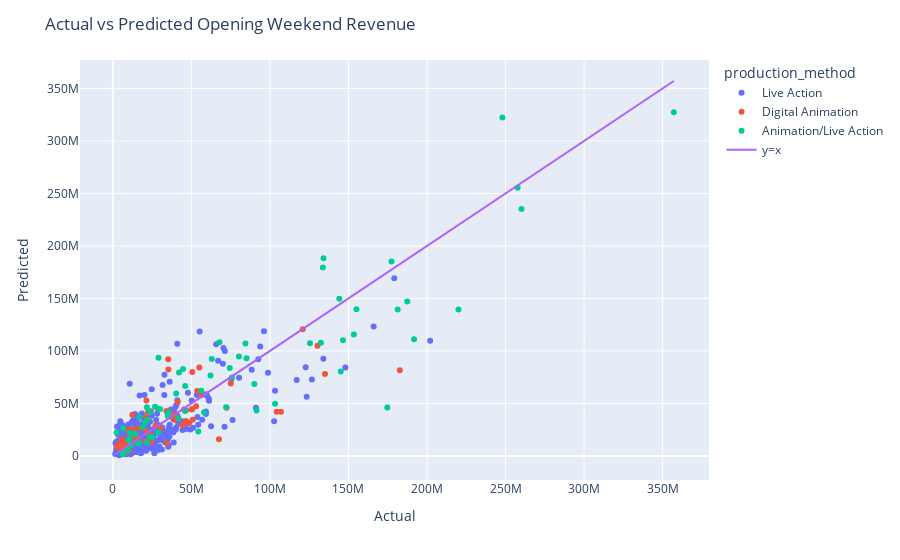

The notebook cell this image was saved under:
### Code cell
formula1 = "opening_wide_revenue ~ 0 + top_5_trailer_views + budget + wikipedia_pre_release_cumulative_views + wikipedia_pre_release_cumulative_views : in_franchise : production_method"
formula2 = "opening_wide_revenue ~ 0 + budget + wikipedia_pre_release_cumulative_views + wikipedia_pre_release_cumulative_views : in_franchise : production_method"
formula3 = "opening_wide_revenue ~ 0 + budget + wikipedia_pre_release_monday_views + wikipedia_pre_release_monday_views : in_franchise : production_method"

formula = formula2

model_simple_glm = smf.glm(formula=formula, data=X_train).fit()

pred_simple_glm = model_simple_glm.predict(X_test)

print("RMSE:", root_mean_squared_error(y_test, pred_simple_glm))
print(model_simple_glm.summary())

train_pred = model_simple_glm.predict(X_train)

training_data = pd.DataFrame(
    {
        "actual": y_train,
        "predicted": train_pred,
        "title": X_train["title"],
        "production_method": X_train["production_method"],
    }
)

# write to a file
training_data.to_csv("training_data.csv")

fig = px.scatter(training_data, x="actual", y="predicted", hover_name="title", color="production_method")
fig.add_trace(go.Scatter(x=training_data["actual"], y=training_data["actual"], mode="lines", name="y=x"))
fig.update_layout(title="Actual vs Predicted Opening Weekend Revenue", xaxis_title="Actual", yaxis_title="Predicted")

### Figure 1 — Plotly figure (JSON) as saved in the notebook; plotly's stock layout.template omitted (floating-point values rounded to 4 significant figures; data arrays with more than 128 entries replaced by an {"elided": "..."} marker saying what was removed)
{"data": [{"hovertemplate": "<b>%{hovertext}</b><br><br>production_method=Live Action<br>actual=%{x}<br>predicted=%{y}<extra></extra>", "hovertext": {"elided": "539 str values"}, "legendgroup": "Live Action", "marker": {"color": "#636efa", "symbol": "circle"}, "mode": "markers", "name": "Live Action", "orientation": "v", "showlegend": true, "type": "scatter", "x": {"elided": "539 int values"}, "xaxis": "x", "y": {"elided": "539 float values"}, "yaxis": "y"}, {"hovertemplate": "<b>%{hovertext}</b><br><br>production_method=Digital Animation<br>actual=%{x}<br>predicted=%{y}<extra></extra>", "hovertext": ["Hotel Transylvania 2", "The Peanuts Movie", "The Good Dinosaur", "Norm of the North", "Kung Fu Panda 3", "Zootopia", "Ratchet and Clank", "The Angry Birds Movie", "Finding Dory", "The Secret Life of Pets", "Ice Age: Collision Course", "Sausage Party", "Kubo and the Two Strings", "Storks", "Trolls", "Moana", "Sing", "The Lego Batman Movie", "Rock Dog", "The Boss Baby", "Smurfs: The Lost Village", "Captain Underpants: The First Epic Movie", "Cars 3", "Despicable Me 3", "The Emoji Movie", "The Nut Job 2: Nutty by Nature", "Ballerina", "The Lego Ninjago Movie", "My Little Pony: The Movie", "The Star", "Coco", "Ferdinand", "Early Man", "Sherlock Gnomes", "Isle of Dogs", "Incredibles 2", "Hotel Transylvania 3: Summer Vacation", "Teen Titans Go! To The Movies", "Smallfoot", "Dr. Seuss’ The Grinch", "Ralph Breaks The Internet", "Spider-Man: Into The Spider-Verse 3D", "The LEGO Movie 2: The Second Part", "How to Train Your Dragon: The Hidden World", "Wonder Park", "UglyDolls", "The Secret Life of Pets 2", "Toy Story 4", "The Angry Birds Movie 2", "Abominable", "The Addams Family", "Arctic Dogs", "Frozen II", "Spies in Disguise", "Onward", "The Croods: A New Age", "Demon Slayer: Kimetsu no Yaiba—The Movie: Mugen Train (劇場版「鬼滅の刃」 無限列車編)", "Spirit Untamed", "The Boss Baby: Family Business", "PAW Patrol: The Movie", "Encanto", "Sing 2", "The Bad Guys", "Lightyear", "Minions: The Rise of Gru", "Paws of Fury: The Legend of Hank", "DC League of Super Pets", "Strange World", "Puss in Boots: The Last Wish"], "legendgroup": "Digital Animation", "marker": {"color": "#EF553B", "symbol": "circle"}, "mode": "markers", "name": "Digital Animation", "orientation": "v", "showlegend": true, "type": "scatter", "x": [48464322, 44213073, 39155217, 6844137, 41282042, 75063401, 4869278, 38155177, 135060273, 104352905, 21373064, 34263534, 12608372, 21311407, 46581142, 56631401, 35258145, 53003468, 3704749, 50198902, 13210449, 23851539, 53688680, 72434025, 24531923, 8342311, 4730038, 20433071, 8885899, 9812674, 50802605, 13401586, 3190525, 10604774, 5475139, 182687905, 44076225, 10411189, 23045635, 67572855, 56237634, 35363376, 34115335, 55022245, 15853646, 8603407, 46652680, 120908065, 10354073, 20612100, 30300007, 2901335, 130263358, 13354798, 39119861, 9724200, 21144800, 6101050, 16000665, 13148340, 27206494, 22326230, 23950245, 50577961, 107010140, 6321423, 23003441, 12151384, 12429515], "xaxis": "x", "y": [31100000.0, 29830000.0, 34390000.0, 8199000.0, 51330000.0, 68930000.0, 6976000.0, 37590000.0, 78060000.0, 42040000.0, 52680000.0, 12070000.0, 12380000.0, 13550000.0, 43420000.0, 58340000.0, 92000000.0, 47320000.0, 10370000.0, 44380000.0, 24870000.0, 20900000.0, 61740000.0, 45860000.0, 13240000.0, 11460000.0, 6463000.0, 24940000.0, 3798000.0, 5218000.0, 34500000.0, 20380000.0, 10570000.0, 19390000.0, 15160000.0, 81480000.0, 29650000.0, 5198000.0, 14940000.0, 15960000.0, 57870000.0, 82370000.0, 42690000.0, 84120000.0, 17580000.0, 9090000.0, 33240000.0, 120800000.0, 25470000.0, 13810000.0, 26410000.0, 8260000.0, 104900000.0, 19100000.0, 39930000.0, 24660000.0, 36730000.0, 15840000.0, 26630000.0, 17980000.0, 29240000.0, 41260000.0, 42000000.0, 79930000.0, 42110000.0, 9090000.0, 19270000.0, 24720000.0, 39200000.0], "yaxis": "y"}, {"hovertemplate": "<b>%{hovertext}</b><br><br>production_method=Animation/Live Action<br>actual=%{x}<br>predicted=%{y}<extra></extra>", "hovertext": ["Goosebumps", "Alvin and the Chipmunks: The Road Chip", "Star Wars Ep. VII: The Force Awakens", "Deadpool", "The Jungle Book", "Keanu", "Alice Through the Looking Glass", "Teenage Mutant Ninja Turtles: Out of the Shadows", "The BFG", "Ghostbusters", "Suicide Squad", "Pete’s Dragon", "Miss Peregrine’s Home for Peculiar Children", "Middle School: The Worst Years of My Life", "Doctor Strange", "Fantastic Beasts and Where to Find Them", "Rogue One: A Star Wars Story", "Monster Trucks", "Beauty and the Beast", "Power Rangers", "Guardians of the Galaxy Vol 2", "Pirates of the Caribbean: Dead Men Tell No Tales", "Transformers: The Last Knight", "War for the Planet of the Apes", "Valerian and the City of a Thousand Planets", "Star Wars Ep. VIII: The Last Jedi", "Paddington 2", "Peter Rabbit", "Ready Player One", "Avengers: Infinity War", "Show Dogs", "Deadpool 2", "Solo: A Star Wars Story", "Ant-Man and the Wasp", "Christopher Robin", "Venom", "Goosebumps 2: Haunted Halloween", "Fantastic Beasts: The Crimes of Grindelwald", "Mary Poppins Returns", "Aquaman", "Bumblebee", "Welcome to Marwen", "Alita: Battle Angel", "Captain Marvel", "Dumbo", "Avengers: Endgame", "Pokémon: Detective Pikachu", "Aladdin", "Men in Black: International", "The Lion King", "Gemini Man", "Terminator: Dark Fate", "Cats", "Star Wars: The Rise of Skywalker", "Dolittle", "Sonic The Hedgehog", "Peter Rabbit 2: The Runaway", "Jungle Cruise", "Venom: Let There be Carnage", "Clifford the Big Red Dog", "Spider-Man: No Way Home", "Sonic the Hedgehog 2", "Fantastic Beasts: The Secrets of Dumbledore", "Doctor Strange in the Multiverse of Madness", "Jurassic World: Dominion", "Thor: Love and Thunder", "Lyle, Lyle, Crocodile", "Black Panther: Wakanda Forever", "Avatar: The Way of Water"], "legendgroup": "Animation/Live Action", "marker": {"color": "#00cc96", "symbol": "circle"}, "mode": "markers", "name": "Animation/Live Action", "orientation": "v", "showlegend": true, "type": "scatter", "x": [23618556, 14287159, 247966675, 132434639, 103261464, 9453224, 26858726, 35316382, 18775350, 46018755, 133682248, 21514095, 28871140, 6878437, 85058311, 74403387, 155081681, 10950705, 174750616, 40300288, 146510104, 62983253, 44680073, 56262929, 17007624, 220009584, 11001961, 25010928, 41764050, 257698183, 6023972, 125507153, 84420489, 75812205, 24585139, 80255756, 15802225, 62163104, 23523121, 67873522, 21654047, 2354205, 28525613, 153433423, 45990748, 357115007, 54365242, 91500929, 30035838, 191770759, 20552372, 29033832, 6619870, 177383864, 21844045, 58018348, 10101066, 35018731, 90033210, 16627491, 260138569, 72105176, 42151256, 187420998, 145075625, 144165107, 11401182, 181339761, 134100226], "xaxis": "x", "y": [18260000.0, 21020000.0, 322400000.0, 107900000.0, 49620000.0, 5382000.0, 46730000.0, 41050000.0, 27330000.0, 66550000.0, 179500000.0, 13100000.0, 22540000.0, 2691000.0, 92930000.0, 83760000.0, 139700000.0, 22210000.0, 46090000.0, 59440000.0, 110100000.0, 92430000.0, 82820000.0, 61990000.0, 36760000.0, 139500000.0, 17090000.0, 18000000.0, 35880000.0, 255400000.0, 1532000.0, 107300000.0, 107100000.0, 74740000.0, 17570000.0, 94670000.0, 12150000.0, 76680000.0, 41590000.0, 108300000.0, 46320000.0, 22270000.0, 45260000.0, 115700000.0, 42880000.0, 327300000.0, 23320000.0, 43240000.0, 44650000.0, 111100000.0, 31480000.0, 93400000.0, 26380000.0, 185200000.0, 34280000.0, 41650000.0, 15150000.0, 38080000.0, 68450000.0, 12290000.0, 235200000.0, 46230000.0, 79500000.0, 147000000.0, 80300000.0, 149600000.0, 10040000.0, 139400000.0, 188300000.0], "yaxis": "y"}, {"mode": "lines", "name": "y=x", "type": "scatter", "x": {"elided": "677 int values"}, "y": {"elided": "677 int values"}}], "layout": {"legend": {"title": {"text": "production_method"}, "tracegroupgap": 0}, "margin": {"t": 60}, "title": {"text": "Actual vs Predicted Opening Weekend Revenue"}, "xaxis": {"anchor": "y", "domain": [0, 1], "title": {"text": "Actual"}}, "yaxis": {"anchor": "x", "domain": [0, 1], "title": {"text": "Predicted"}}}}
